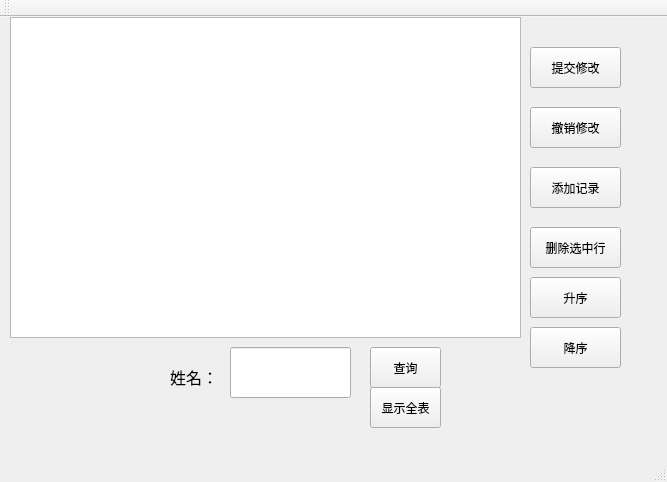
<?xml version="1.0" encoding="UTF-8"?>
<ui version="4.0">
 <class>MyMainWindow</class>
 <widget class="QMainWindow" name="MyMainWindow">
  <property name="geometry">
   <rect>
    <x>0</x>
    <y>0</y>
    <width>667</width>
    <height>482</height>
   </rect>
  </property>
  <property name="windowTitle">
   <string>MyMainWindow</string>
  </property>
  <widget class="QWidget" name="centralWidget">
   <widget class="QPushButton" name="pushButton">
    <property name="geometry">
     <rect>
      <x>530</x>
      <y>30</y>
      <width>91</width>
      <height>41</height>
     </rect>
    </property>
    <property name="text">
     <string>提交修改</string>
    </property>
   </widget>
   <widget class="QPushButton" name="pushButton_2">
    <property name="geometry">
     <rect>
      <x>370</x>
      <y>330</y>
      <width>71</width>
      <height>41</height>
     </rect>
    </property>
    <property name="text">
     <string>查询</string>
    </property>
   </widget>
   <widget class="QPushButton" name="pushButton_3">
    <property name="geometry">
     <rect>
      <x>370</x>
      <y>370</y>
      <width>71</width>
      <height>41</height>
     </rect>
    </property>
    <property name="text">
     <string>显示全表</string>
    </property>
   </widget>
   <widget class="QPushButton" name="pushButton_4">
    <property name="geometry">
     <rect>
      <x>530</x>
      <y>90</y>
      <width>91</width>
      <height>41</height>
     </rect>
    </property>
    <property name="text">
     <string>撤销修改</string>
    </property>
   </widget>
   <widget class="QPushButton" name="pushButton_5">
    <property name="geometry">
     <rect>
      <x>530</x>
      <y>150</y>
      <width>91</width>
      <height>41</height>
     </rect>
    </property>
    <property name="text">
     <string>添加记录</string>
    </property>
   </widget>
   <widget class="QPushButton" name="pushButton_6">
    <property name="geometry">
     <rect>
      <x>530</x>
      <y>210</y>
      <width>91</width>
      <height>41</height>
     </rect>
    </property>
    <property name="text">
     <string>删除选中行</string>
    </property>
   </widget>
   <widget class="QPushButton" name="pushButton_7">
    <property name="geometry">
     <rect>
      <x>530</x>
      <y>260</y>
      <width>91</width>
      <height>41</height>
     </rect>
    </property>
    <property name="text">
     <string>升序</string>
    </property>
   </widget>
   <widget class="QPushButton" name="pushButton_8">
    <property name="geometry">
     <rect>
      <x>530</x>
      <y>310</y>
      <width>91</width>
      <height>41</height>
     </rect>
    </property>
    <property name="text">
     <string>降序</string>
    </property>
   </widget>
   <widget class="QLineEdit" name="lineEdit">
    <property name="geometry">
     <rect>
      <x>230</x>
      <y>330</y>
      <width>121</width>
      <height>51</height>
     </rect>
    </property>
   </widget>
   <widget class="QLabel" name="label">
    <property name="geometry">
     <rect>
      <x>170</x>
      <y>340</y>
      <width>51</width>
      <height>41</height>
     </rect>
    </property>
    <property name="text">
     <string>&lt;html&gt;&lt;head/&gt;&lt;body&gt;&lt;p&gt;&lt;span style=&quot; font-size:12pt;&quot;&gt;姓名：&lt;/span&gt;&lt;/p&gt;&lt;/body&gt;&lt;/html&gt;</string>
    </property>
   </widget>
   <widget class="QTableView" name="tableView">
    <property name="geometry">
     <rect>
      <x>10</x>
      <y>0</y>
      <width>511</width>
      <height>321</height>
     </rect>
    </property>
   </widget>
  </widget>
  <widget class="QMenuBar" name="menuBar">
   <property name="geometry">
    <rect>
     <x>0</x>
     <y>0</y>
     <width>667</width>
     <height>23</height>
    </rect>
   </property>
  </widget>
  <widget class="QToolBar" name="mainToolBar">
   <attribute name="toolBarArea">
    <enum>TopToolBarArea</enum>
   </attribute>
   <attribute name="toolBarBreak">
    <bool>false</bool>
   </attribute>
  </widget>
  <widget class="QStatusBar" name="statusBar"/>
 </widget>
 <layoutdefault spacing="6" margin="11"/>
 <resources/>
 <connections/>
</ui>
